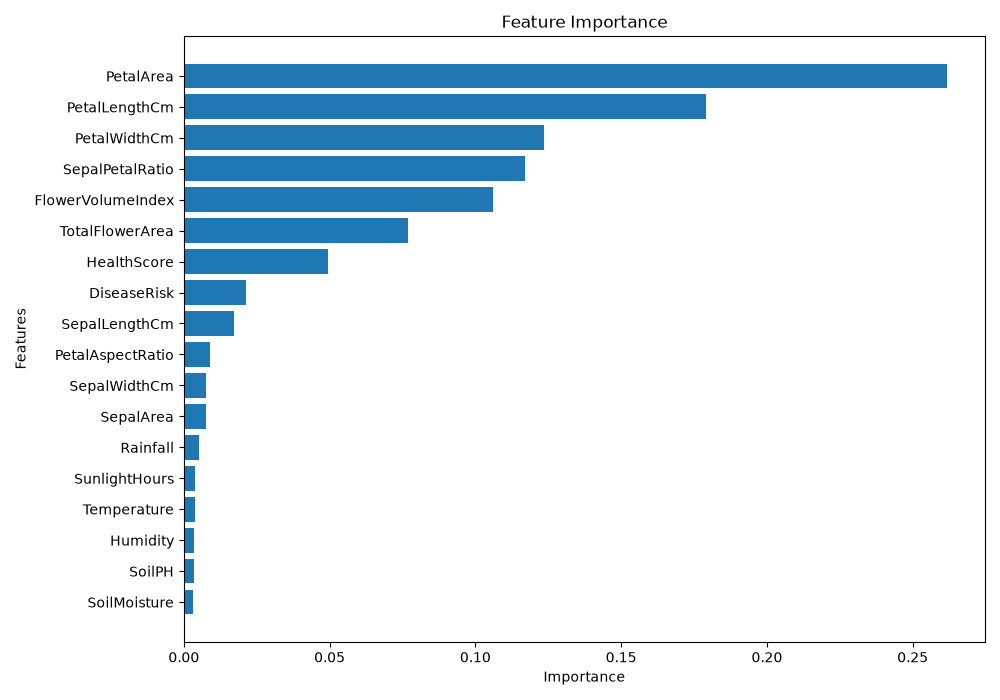

This figure's Python source:
import pandas as pd
import joblib
import os
import matplotlib.pyplot as plt

# ==========================================
# Project Paths
# ==========================================

BASE_DIR = os.path.dirname(os.path.dirname(os.path.abspath(__file__)))

dataset_path = os.path.join(BASE_DIR, "dataset", "processed_iris.csv")
model_path = os.path.join(BASE_DIR, "models", "best_model.pkl")

# ==========================================
# Load Dataset & Model
# ==========================================

df = pd.read_csv(dataset_path)

X = df.drop("Species", axis=1)

model = joblib.load(model_path)

# ==========================================
# Check Feature Importance Support
# ==========================================

if not hasattr(model, "feature_importances_"):
    print("The selected model does not support feature importance.")
    exit()

# ==========================================
# Feature Importance
# ==========================================

importance = pd.DataFrame({
    "Feature": X.columns,
    "Importance": model.feature_importances_
})

importance = importance.sort_values(
    by="Importance",
    ascending=False
)

print("=" * 60)
print("FEATURE IMPORTANCE")
print("=" * 60)

print(importance)

# ==========================================
# Save CSV
# ==========================================

csv_path = os.path.join(
    BASE_DIR,
    "evaluation",
    "feature_importance.csv"
)

importance.to_csv(csv_path, index=False)

# ==========================================
# Plot
# ==========================================

plt.figure(figsize=(10,7))

plt.barh(
    importance["Feature"],
    importance["Importance"]
)

plt.xlabel("Importance")
plt.ylabel("Features")
plt.title("Feature Importance")
plt.gca().invert_yaxis()

plt.tight_layout()

image_path = os.path.join(
    BASE_DIR,
    "evaluation",
    "feature_importance.png"
)

plt.savefig(image_path)

plt.show()

print("\nFeature importance saved successfully!")
print("CSV :", csv_path)
print("Image :", image_path)
